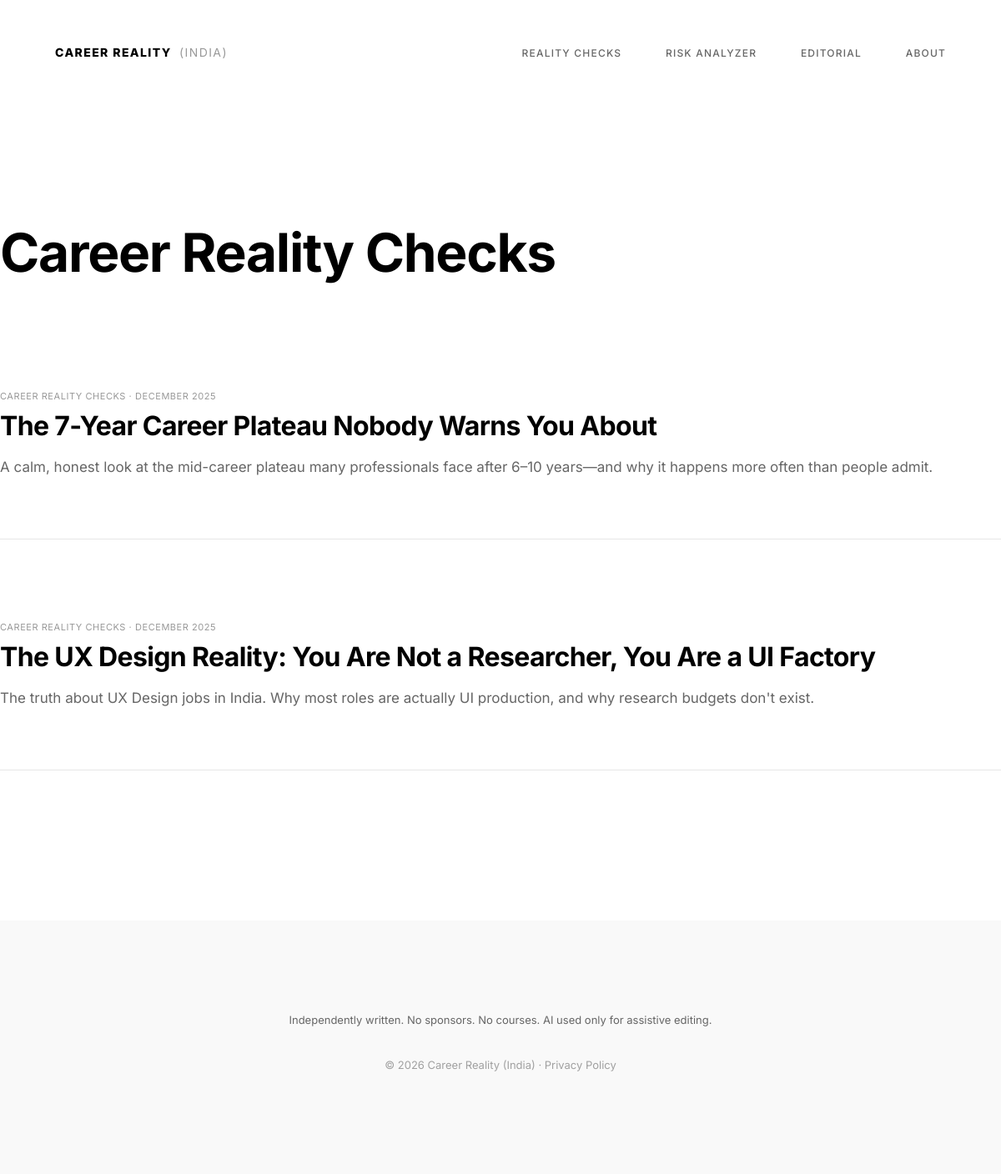
Screenshot of /category/career-reality-checks/ with the database file from the repository.
### content/models.py (models this page shows, shortened)
class Category(models.Model):
    name = models.CharField(max_length=100)
    slug = models.SlugField(unique=True)
    description = models.TextField(blank=True)
    order = models.PositiveIntegerField(default=0, help_text="Display order (0 = first)")
    class Meta:
        verbose_name_plural = "Categories"
        ordering = ['order', 'name']

class Article(models.Model):
    STATUS_CHOICES = [
        ('draft', 'Draft'),
        ('published', 'Published'),
    ]
    title = models.CharField(max_length=200)
    slug = models.SlugField(unique=True, max_length=200)
    author = models.ForeignKey(Author, on_delete=models.PROTECT)
    category = models.ForeignKey(Category, on_delete=models.PROTECT)
    status = models.CharField(max_length=20, choices=STATUS_CHOICES, default='draft')
    target_persona = models.TextField(help_text="Who is this specific article for?")
    who_should_avoid = models.TextField(help_text="Trust Signal: Who should NOT pursue this?")
    common_expectation = models.TextField(help_text="The Myth / What people think")
    actual_reality = models.TextField(help_text="The Truth / What it's actually like")
    salary_reality = models.TextField(help_text="Real data tables/ranges. No hype.")
    stuck_point = models.TextField(help_text="Where most people fail or plateau")
    verdict = models.TextField(help_text="Final honest conclusion")
    meta_title = models.CharField(max_length=60, help_text="SEO Title (max 60 chars)")
    meta_description = models.CharField(max_length=160, help_text="SEO Description (max 160 chars)")
    published_at = models.DateTimeField(blank=True, null=True)
    updated_at = models.DateTimeField(auto_now=True)
    last_reality_check = models.DateField(blank=True, null=True, help_text="Date of last factual review")

### content/views.py (the view)
# urls.py: path('category/<slug:slug>/', views.category_detail, name='category_detail'),
def category_detail(request, slug):
    category = get_object_or_404(Category, slug=slug)
    articles = Article.objects.filter(category=category, status='published').order_by('-published_at')
    return render(request, 'content/category_detail.html', {
        'category': category,
        'articles': articles
    })

### templates/content/category_detail.html (shortened to what this page needs)
{% extends "base.html" %}
{% block content %}
<header style="margin-bottom: 4rem;">
    <h1>{{ category.name }}</h1>
</header>
{% include "content/article_list_partial.html" %}
{% endblock %}

### templates/content/article_list_partial.html
{% for article in articles %}
<div class="article-list-item">
    <div class="article-list-meta">
        {{ article.category.name }} · {{ article.updated_at|date:"F Y" }}
    </div>
    <h3 class="article-list-title">
        <a href="{% url 'article_detail' article.slug %}">
            {{ article.title }}
        </a>
    </h3>
    <p class="article-list-desc">
        {{ article.meta_description }}
    </p>
</div>
{% endfor %}

### static/css/style.css (style rules this page uses)
:root { --c-white: #ffffff; --c-black: #000000; --c-grey-dark: #222222; --c-grey-mid: #666666; --c-grey-light: #999999; --c-divider: #e6e6e6; --c-bg-footer: #f9f9f9; --w-wide: 1100px; --w-medium: 840px; --w-narrow: 640px; --space-sm: 16px; --space-md: 48px; --space-lg: 96px; --space-xl: 180px; }
* { box-sizing: border-box; }
body { background-color: var(--c-white); color: var(--c-grey-mid); color: var(--c-grey-mid); font-family: 'Inter', -apple-system, BlinkMacSystemFont, "Segoe UI", Roboto, Helvetica, Arial, sans-serif; font-size: 17px; line-height: 1.65; margin: 0; padding: 0; -webkit-font-smoothing: antialiased; }
h1, h2, h3 { color: var(--c-black); line-height: 1.1; letter-spacing: -0.02em; }
h1 { font-size: 64px; font-weight: 700; margin-top: 0; margin-bottom: var(--space-sm); color: var(--c-black); }
h3 { font-size: 20px; font-weight: 500; }
p { margin-bottom: 24px; max-width: 100%; }
a { color: var(--c-black); text-decoration: underline; text-decoration-color: var(--c-divider); text-underline-offset: 4px; transition: opacity 0.2s; }
header { padding: var(--space-md) 0; margin-bottom: var(--space-lg); }
.article-list-item { margin-bottom: var(--space-lg); padding-bottom: var(--space-md); border-bottom: 1px solid var(--c-divider); }
.article-list-meta { font-size: 11px; text-transform: uppercase; letter-spacing: 0.05em; color: var(--c-grey-light); margin-bottom: text-bottom; }
.article-list-title { font-size: 32px; font-weight: 700; margin: 8px 0 12px 0; line-height: 1.15; }
.article-list-title a { text-decoration: none; color: var(--c-black); }

### rows the page displays
Category: name "Career Reality Checks"
Article: category.name "CAREER REALITY CHECKS", updated_at "DECEMBER 2025", title "The 7-Year Career Plateau Nobody Warns You About", meta_description "A calm, honest look at the mid-career plateau many professionals face after 6–10 years—and why it happens more often than people admit."
Article: category.name "CAREER REALITY CHECKS", updated_at "DECEMBER 2025", title "The UX Design Reality: You Are Not a Researcher, You Are a UI Factory", meta_description "The truth about UX Design jobs in India. Why most roles are actually UI production, and why research budgets don't exist."
